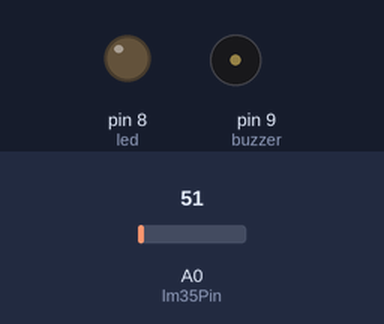
The sketch below on a simulated Arduino Uno, built with avr-gcc and run on an emulated ATmega328P. On the bench: output pins drawn as LEDs (lit = HIGH), buzzer (waves = sounding, pin HIGH). Dashed ring = blinking. The test bench sets the inputs (shaded band); at power-on: A0 (lm35Pin) = 51. What the sketch prints to the serial monitor is not drawn.

Above: at 1.2 s.
1.3 s: A0 (lm35Pin) set to 55
At 1.7 s:
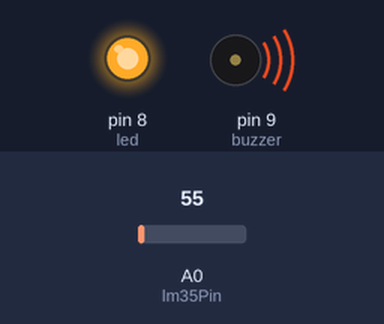
4.3 s: A0 (lm35Pin) set to 30
At 5.2 s:
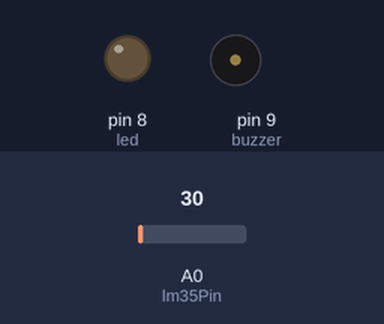
7.3 s: A0 (lm35Pin) set to 61
At 8.1 s:
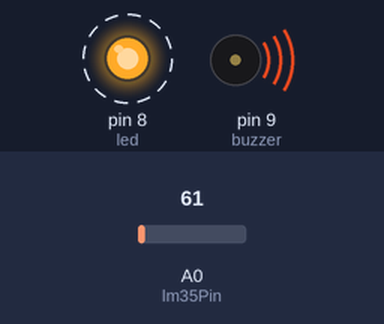
Timing chart, 0 to 16.3 s (numbered marks = the images above; inputs shaded):
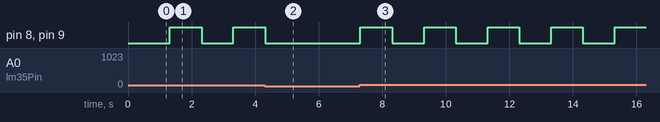

The sketch:

lm35sicaklik.ino
```cpp
int lm35Pin = A0;
int led = 8;
#define buzzer 9
int zaman = 1000;
int okunan_deger = 0;
float sicaklik_gerilim = 0;
float sicaklik = 0;

void setup()
{
  pinMode(lm35Pin, INPUT);
  pinMode(led, OUTPUT);
  pinMode(buzzer, OUTPUT);
  Serial.begin(9600);
}

void loop()
{
  okunan_deger = analogRead(lm35Pin);
  sicaklik_gerilim = (okunan_deger / 1023.0) * 5000;
  sicaklik = sicaklik_gerilim / 10.0;
  //  Serial.print("SICAKLIK=  ");
  //  Serial.println(sicaklik);


  if (sicaklik >= 25) {
    digitalWrite(led, HIGH);
    digitalWrite(buzzer, HIGH);
    delay(zaman);
    digitalWrite(led, LOW);
    digitalWrite(buzzer, LOW);
    delay(zaman);
    Serial.print("SICAKLIK ");
    Serial.println(sicaklik);
    Serial.print(" derece");
  }
  else {
    Serial.println("ODA SICAKLIĞI ALTINDA ");
    Serial.print(sicaklik);
    Serial.print(" derece");

    digitalWrite(led, LOW);
    digitalWrite(buzzer, LOW);


  }
}
```

Measured:
- the behaviour switches between 51 and 52 on A0 (lm35Pin) (found by bisection; images 0 and 1)
- after the input at 1.3 s, pin 8 (led), pin 9 (buzzer): LOW → HIGH at once, → LOW 1.0 s later, → HIGH 1.0 s later
- after the input at 4.3 s, pin 8 (led), pin 9 (buzzer): goes on until 4.3 s, then stays LOW
- after the input at 7.3 s, pin 8 (led), pin 9 (buzzer): alternates HIGH for 1.0 s and LOW for 1.0 s, starting at once
